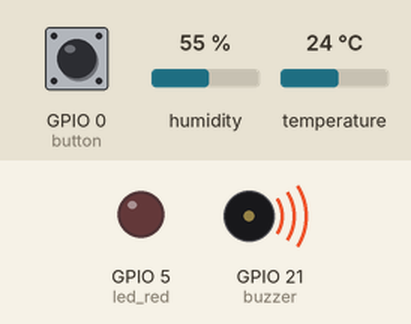
Bench run of a program on a simulated ESP32 board running MicroPython. Shown: output pins drawn as LEDs (lit = HIGH), buzzer (waves = sounding). Wiring (from the project's diagram.json): blue button on GPIO 0, red LED on GPIO 5, DHT22 sensor on GPIO 14, buzzer on GPIO 21. The test bench sets the inputs (shaded band); at power-on: temperature 24 °C, GPIO 0 (button) HIGH, humidity 55 %. What the program prints to the serial console is not drawn.

Above: at 1.2 s.
1.3 s: temperature set to 34.6 °C
3.2 s: temperature set to 35.7 °C
At 4.16 s:
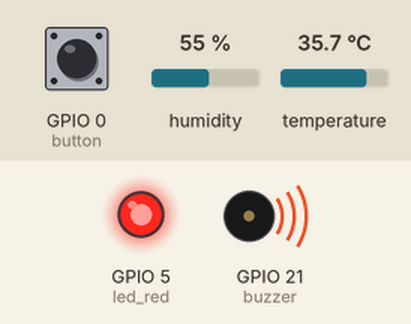
At 5.9 s:
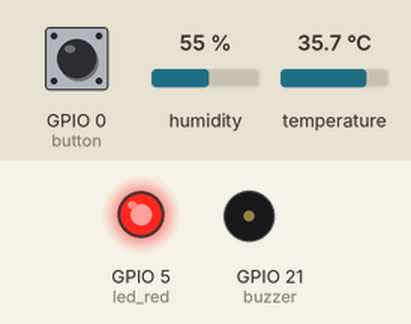
6.7 s: temperature set to 12 °C
At 9.0 s:
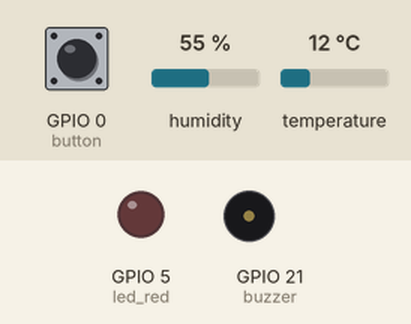
Timing chart, 0 to 10.5 s (numbered marks = the images above; inputs shaded):
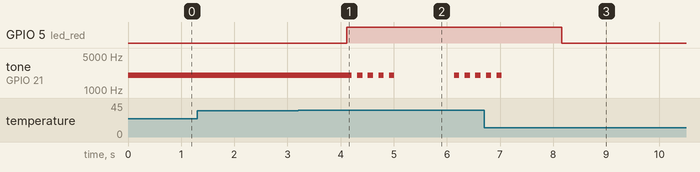

Measured:
- the behaviour switches between 35 and 35.1 °C on temperature (found by bisection; images 0 and 1)
- after the input at 1.3 s, every drawn part: stays the same
- after the input at 3.2 s, GPIO 5 (led_red): LOW → HIGH after 0.91 s; tone on GPIO 21 (buzzer): plays 2000 Hz for 0.10 s, 2000 Hz for 0.10 s, 2000 Hz for 0.10 s, 2000 Hz for 0.10 s, 2000 Hz for 0.10 s, 2000 Hz for 0.10 s … (7 notes in this stretch), starting after 1.0 s
- after the input at 6.7 s, GPIO 5 (led_red): HIGH → LOW after 1.5 s; tone on GPIO 21 (buzzer): goes on until 7.0 s, then stays silent

The program:

main.py
```python
import time
from machine import Pin, PWM
import dht

# DHT22 sensor
sensor = dht.DHT22(Pin(14))

# Only RED LED
led_red = Pin(5, Pin.OUT)

# Buzzer
buzzer = PWM(Pin(21))
buzzer.freq(2000)

# Button
button = Pin(0, Pin.IN, Pin.PULL_UP)

def continuous_alarm():
    """Play continuous fast beeping"""
    for i in range(5):  # 5 fast beeps
        buzzer.duty(600)
        time.sleep(0.1)   # Very short beep
        buzzer.duty(0)
        time.sleep(0.1)   # Very short pause


# Main loop
while True:
    try:
        # Button check
        if not button.value():
            print("🔘 Button pressed!")
            time.sleep(0.2)

        # Read sensor
        sensor.measure()
        temp = sensor.temperature()
        humidity = sensor.humidity()

        print(f"🌡️ {temp:.1f}°C | 💧 {humidity:.1f}%", end="")

        # Check if temperature needs RED LED and continuous alarm
        needs_alarm = (temp > 35 or temp < 0)

        if needs_alarm:
            led_red.on()
            print(" → 🔴 CRITICAL!")
            # Continuous fast beeping when in critical zone
            continuous_alarm()
        else:
            led_red.off()
            print(" → ✅ Normal")

        time.sleep(1)  # Shorter delay for more responsive alarm

    except Exception as e:
        print(f"❌ Error: {e}")
        # Blink red LED on error
        for _ in range(3):
            led_red.on()
            time.sleep(0.2)
            led_red.off()
            time.sleep(0.2)
```
